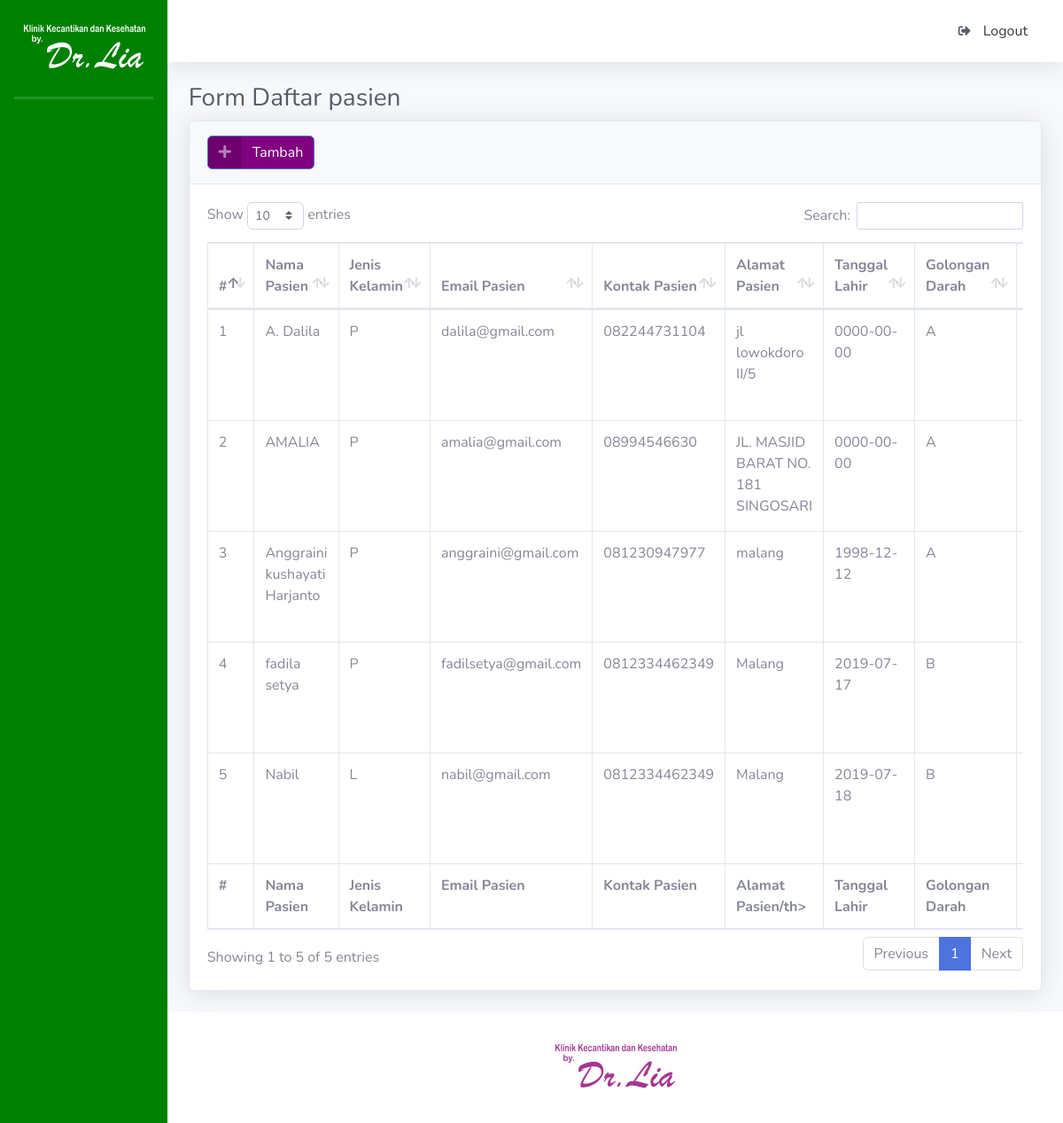
The app's page /index.php/pasien with its own data.
### tables this page shows
CREATE TABLE `tb_pasien` (
  `id_pasien` bigint(20) NOT NULL,
  `nama_pasien` varchar(50) NOT NULL,
  `jenis_kelamin` enum('L','P') NOT NULL,
  `email_pasien` varchar(100) NOT NULL,
  `kontak_pasien` varchar(15) NOT NULL,
  `alamat_pasien` text NOT NULL,
  `tanggal_lahir` date NOT NULL,
  `golongan_darah` enum('A','B','O','AB') NOT NULL,
  `password_pasien` varchar(255) NOT NULL,
  `kode_verivikasi` varchar(6) NOT NULL,
  `qr_code` varchar(255) NOT NULL
);

### application/controllers/Pasien.php (called while the page is built, shortened)
<?php
class Pasien extends CI_Controller {
	public function index()
	{
		$parser = array(
			'p_semuapasien' => $this->db->get_where('tb_pasien')->result()
			);
		$this->load->view('pasien/v_daftar',
			$parser);
	}
}
?>

### index.php (called while the page is built, shortened)
<?php
require_once BASEPATH.'core/CodeIgniter.php';

### application/views/pasien/v_daftar.php (the view, shortened to what this page needs)
<!DOCTYPE html>
<html lang="en">
<head>
  <link href="<?php echo base_url(); ?>tema/admin/vendor/fontawesome-free/css/all.min.css" rel="stylesheet" type="text/css">
   <link href="<?php echo base_url(); ?>tema/admin/css/sb-admin-2.min.css" rel="stylesheet">
  <link href="<?php echo base_url(); ?>tema/admin/vendor/datatables/dataTables.bootstrap4.min.css" rel="stylesheet">
  <link href="vendor/datatables/dataTables.bootstrap4.min.css" rel="stylesheet">
</head>
<body id="page-top">
  <div id="wrapper">
    <div id="content-wrapper" class="d-flex flex-column">
      <div id="content">
        <div class="container-fluid">
          <h1 class="h3 mb-2 text-gray-800">Form Daftar pasien</h1>
          <div class="card shadow mb-4">
            <div class="card-header py-3">
              <h6 class="m-0 font-weight-bold text-primary">
                <a style="background-color: purple; "href="<?php echo site_url('pasien/tambah'); ?>" class="btn btn-primary btn-icon-split">
                    <span class="icon text-white-50">
                      <i class="fas fa-plus"></i>
                    </span>
                    <span class="text">Tambah</span>
                  </a>
              </h6>
            </div>
            <div class="card-body">
              <div class="table-responsive">
                <table class="table table-bordered" id="dataTable" width="100%" cellspacing="0">
                  <thead>
                    <tr>
                     <th>#</th>
                      <th>Nama Pasien</th>
                      <th>Jenis Kelamin</th>
                      <th>Email Pasien</th>
                      <th>Kontak Pasien</th>
                      <th>Alamat Pasien</th>
                      <th>Tanggal Lahir</th>
                      <th>Golongan Darah</th>
                      <th>Kode Verivikasi</th>
                    </tr>
                  </thead>
                  <tfoot>
                    <tr>
                     <th>#</th>
                      <th>Nama Pasien</th>
                      <th>Jenis Kelamin</th>
                      <th>Email Pasien</th>
                      <th>Kontak Pasien</th>
                      <th>Alamat Pasien/th>
                      <th>Tanggal Lahir</th>
                      <th>Golongan Darah</th>
                      <th>Kode Verivikasi</th>
                    </tr>
                  </tfoot>
                  <tbody>
                   <?php if(count($p_semuapasien) > 0) { ?>
      <?php $no = 1; ?>
      <?php foreach ($p_semuapasien as $data) { ?>
      <tr>
        <td><?php echo $no++; ?></td>
        <td><?php echo $data->nama_pasien; ?></td>
        <td><?php echo $data->jenis_kelamin; ?></td>
        <td><?php echo $data->email_pasien; ?></td>
        <td><?php echo $data->kontak_pasien; ?></td>
        <td><?php echo $data->alamat_pasien; ?></td>
        <td><?php echo $data->tanggal_lahir; ?></td>
        <td><?php echo $data->golongan_darah; ?></td>
        <td><?php echo $data->kode_verivikasi; ?></td>
      </tr>
      <?php } ?>
      <?php } else { ?>
      <tr>
        <td colspan="4">Tidak ada pasien</td>
      </tr>
      <?php } ?>
                  </tbody>
                </table>
              </div>
            </div>
          </div>
        </div>
      </div>

### records on screen
tb_pasien: nama_pasien "A. Dalila", jenis_kelamin "P", email_pasien "dalila@gmail.com", kontak_pasien "082244731104", alamat_pasien "jl lowokdoro II/5", tanggal_lahir "0000-00-00", golongan_darah "A"
tb_pasien: nama_pasien "AMALIA", jenis_kelamin "P", email_pasien "amalia@gmail.com", kontak_pasien "08994546630", alamat_pasien "JL. MASJID BARAT NO. 181 SINGOSARI", tanggal_lahir "0000-00-00", golongan_darah "A"
tb_pasien: nama_pasien "Anggraini kushayati Harjanto", jenis_kelamin "P", email_pasien "anggraini@gmail.com", kontak_pasien "081230947977", alamat_pasien "malang", tanggal_lahir "1998-12-12", golongan_darah "A"
tb_pasien: nama_pasien "fadila setya", jenis_kelamin "P", email_pasien "fadilsetya@gmail.com", kontak_pasien "0812334462349", alamat_pasien "Malang", tanggal_lahir "2019-07-17", golongan_darah "B"
tb_pasien: nama_pasien "Nabil", jenis_kelamin "L", email_pasien "nabil@gmail.com", kontak_pasien "0812334462349", alamat_pasien "Malang", tanggal_lahir "2019-07-18", golongan_darah "B"
